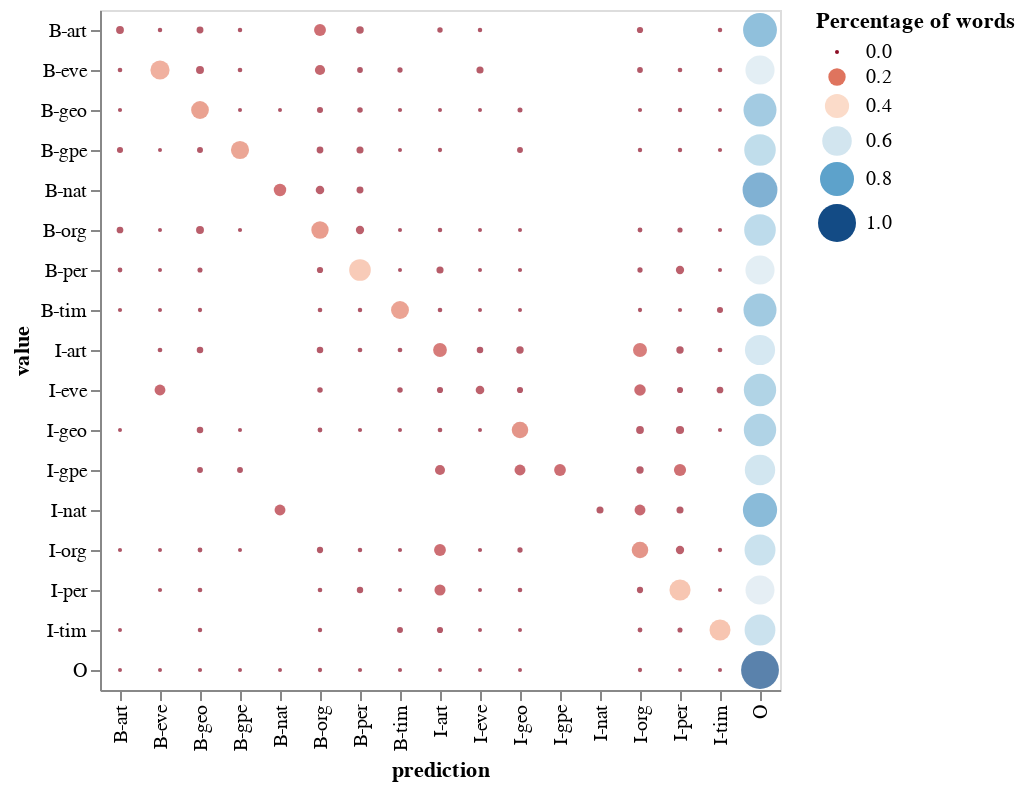

This figure's notebook cell:
### Code cell
# Evaluate test dataset
eval_test = evaluate_corpus(test_seq.seq_list, pred_test, test_seq.y_dict, ignore_tag_code=O_value)

### Figure 1 — Vega-Lite specification as saved in the notebook (floating-point values rounded to 4 significant figures; data arrays with more than 128 entries replaced by an {"elided": "..."} marker saying what was removed)
{"config": {"view": {"continuousWidth": 400, "continuousHeight": 300}}, "data": {"name": "data-6a3ed80f5b7207e160d96802a97fd14c"}, "mark": "circle", "encoding": {"color": {"field": "pct_cases", "scale": {"domain": [0, 1], "scheme": "redblue"}, "type": "quantitative"}, "size": {"field": "pct_cases", "legend": {"title": "Percentage of words"}, "scale": {"domain": [0, 1]}, "type": "quantitative"}, "tooltip": [{"field": "value", "type": "nominal"}, {"field": "prediction", "type": "nominal"}, {"field": "pct_cases", "format": ".2%", "type": "quantitative"}, {"field": "num_cases", "type": "quantitative"}], "x": {"field": "prediction", "type": "ordinal"}, "y": {"field": "value", "type": "ordinal"}}, "$schema": "https://vega.github.io/schema/vega-lite/v4.17.0.json", "datasets": {"data-6a3ed80f5b7207e160d96802a97fd14c": {"elided": "194 records"}}}
